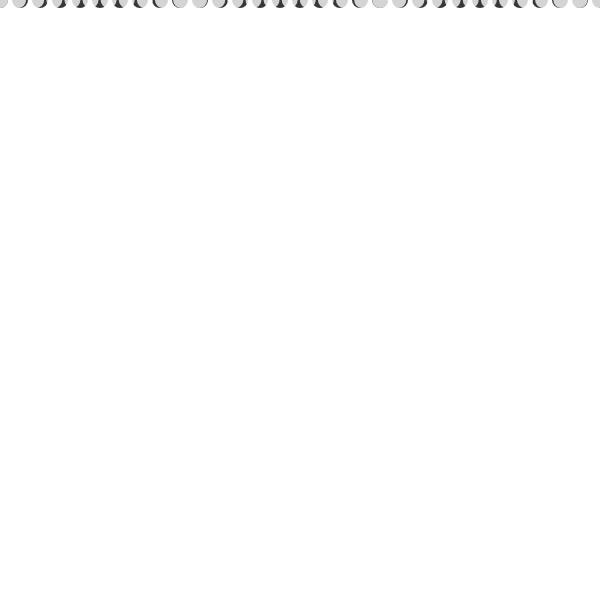
Frame 1 (no input)
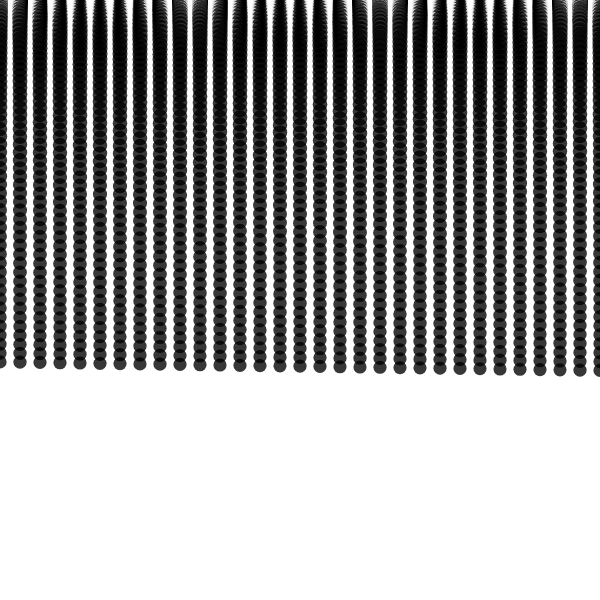
Frame 60 (no input)
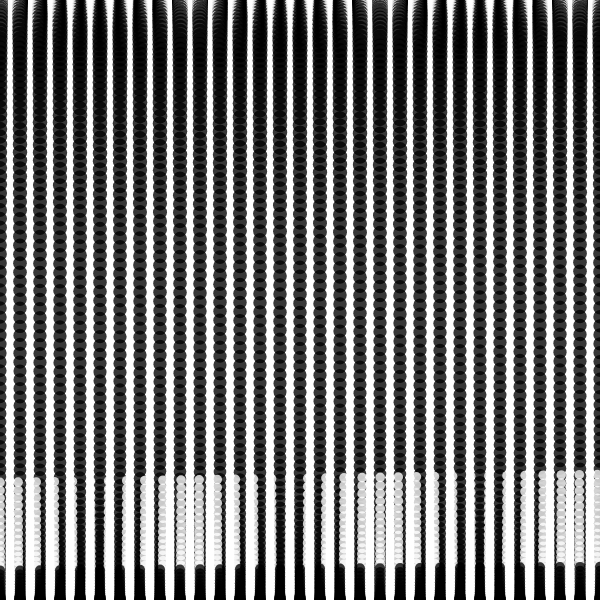
Frame 120 (the mouse pressed at the canvas centre since frame 60)

The p5.js sketch that drew these frames (run headless with seeded random() and noise() and a simulated clock; from frame 60 on, the mouse is pressed at the canvas centre):

// p5.js sketch
// ── sketch.js
// 2D point-weave — two layers, accumulating dots over many frames

let wx, wx2;

function setup() {
  createCanvas(600, 600);
  background(255);
  wx = new Weave(20, color(0, 200));
  wx2 = new Weave(null, color(255, 200));
}

function draw() {
  wx.display();
  wx2.display();
}

class Weave {
  constructor(step, sc) {
    this.step = step !== null ? step : random(15, 30);
    this.sc = sc;
    this.angle = 270;
    this.astep = random(0.02, 0.07);
    this.sw = 16;
  }

  display() {
    stroke(this.sc);

    for (let posx = 0; posx <= width; posx += this.step) {
      const posy = map(sin(radians(this.angle)), -1, 1, 0, height);
      strokeWeight(this.sw);
      point(posx, posy);
      this.angle += this.astep;
      if (this.sw > 0.01) this.sw += random(-0.008, 0.005);
    }
  }
}
